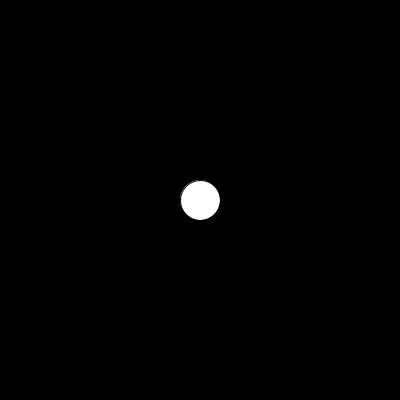
Frame 1 (no input)
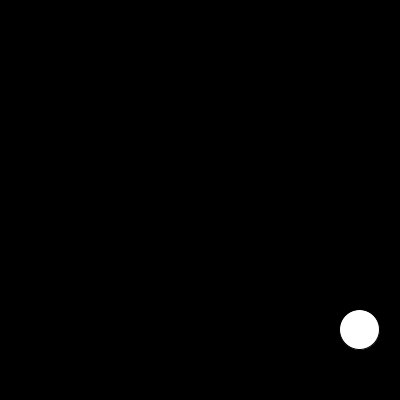
Frame 60 (the mouse pressed at the canvas centre just before this capture)
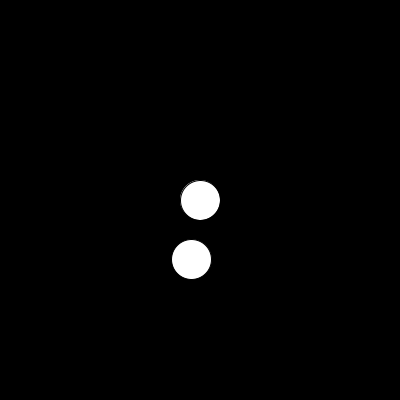
Frame 120 (the mouse held since frame 60 and released just before this capture)

The Processing sketch that drew these frames (run headless with seeded random() and noise(); from frame 60 on, the mouse is pressed at the canvas centre):

// Processing sketch: processing_110628
// ── processing_110628.pde

int xd = 1;  
int yd = 1;  
int shapewidth = 40;  

float posX, posY;       
float speedX = 2.8;  
float speedY = 2.2;  

void setup() 
{
  size(400, 400);
  posX = width/2;
  posY = height/2;
}

void draw() 
{
  background(0);

  
  ellipse(posX, posY, shapewidth, shapewidth);
  posX = posX + ( speedX * xd );
  posY = posY + ( speedY * yd );
  
  if (mousePressed == true) {
    fill(255);
    ellipse(mouseX, mouseY, shapewidth, shapewidth);
  } 
  else {
    fill(255);
  }
  if (posX > width-shapewidth || posX < shapewidth) {
    xd *= -1;
  }
  if (posY > height-shapewidth || posY < shapewidth) {
    yd *= -1;
  }
}
